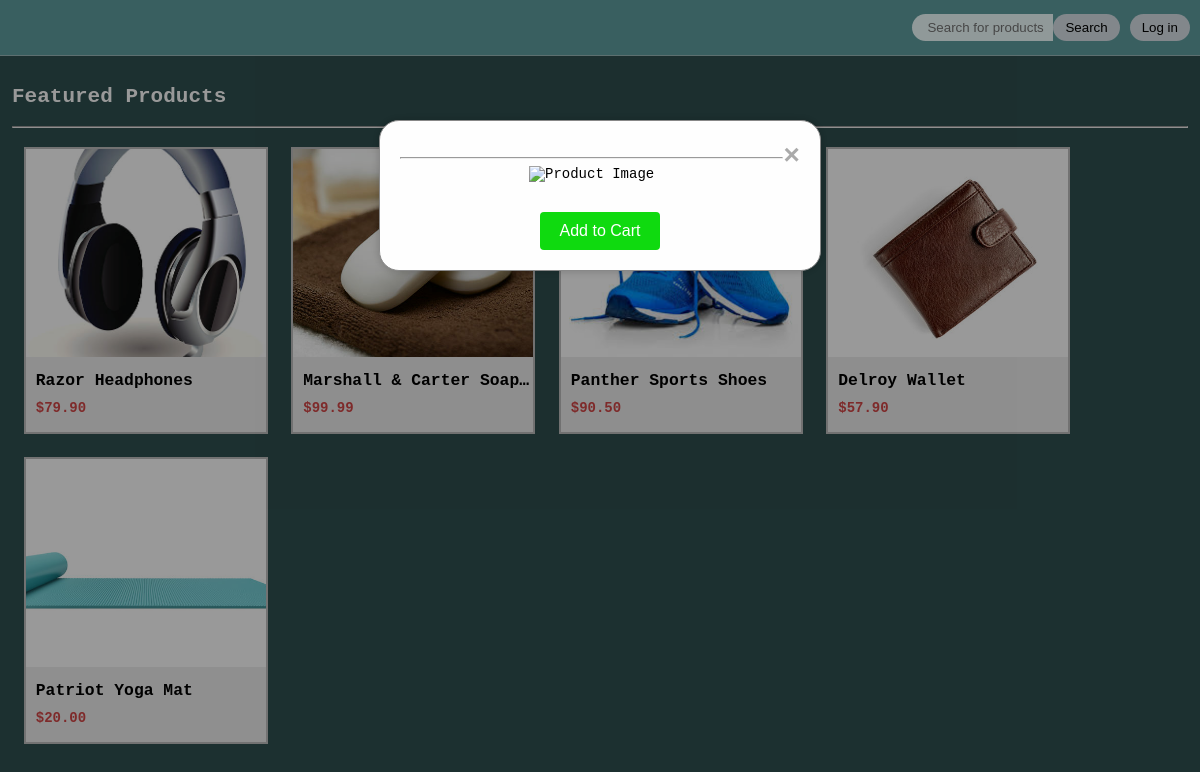
The app's page /frontend/index.php with its own data.
### tables this page shows
CREATE TABLE `products` (
	`product_id`	int NOT NULL AUTO_INCREMENT,
	`name`	varchar(50) NOT NULL,
	`price`	decimal(4,2) NOT NULL,
	`picture`	varchar(100) NOT NULL,
	`description`	varchar(500) NOT NULL,
	PRIMARY KEY(`product_id`)
);

### frontend/index.php (the view, shortened to what this page needs)
<?php
include "./sql_con.php";
?>
<!DOCTYPE html>
<html lang="en">
<head>
    <link rel="stylesheet" type="text/css" href="./design.css">
    <link rel="stylesheet" type="text/css" href="./homepage.css">
</head>
<body>
    <?php include "./navbar.php"; ?>
    <section class="product-container">
        <h1>Featured Products</h1><hr>
        <?php
        function getAllProducts()
        {
            global $con;
            $query = $con->prepare("SELECT * FROM `products`");
            if ($query->execute()) {
                $query->bind_result($product_id, $name, $price, $picture, $description);
                $query->store_result();
                while ($query->fetch()) {
                    echo '<div class="cell" data-product-id="' . $product_id . '"  data-description="' . $description . '"><div class="product"><img src="./productimages/' . $picture . '" alt="Image of ' . $name . '"><div class="product-details"><h3>' . $name . '</h3><p>$' . $price . '</p><br>';
                    echo '</div></div></div></div>';
                }
            } else {
                echo "Error executing query.";
            }
        }
        try {
            if (isset($_POST["search_query"])) {
                if ($_POST["search_query"] == null) {
                    getAllProducts();
                } else {
                    $search_query = $_POST["search_query"];
                    $query = "SELECT * FROM `products` WHERE `name` LIKE '%$search_query%'";
                    $result = mysqli_query($con, $query);
                    if ($result) {
                        while ($row = mysqli_fetch_assoc($result)) {
                            $product_id = $row['product_id'];
                            $name = $row['name'];
                            $price = $row['price'];
                            $picture = $row['picture'];
                            $description = $row['description'];
                            echo '<div class="cell" data-product-id="' . $product_id . '"  data-description="' . $description . '"><div class="product"><img src="./productimages/' . $picture . '" alt="Image of ' . $name . '"><div class="product-details"><h3>' . $name . '</h3><p>$' . $price . '</p><br>';
                            if (isset($_SESSION["user_id"])) {
                                echo '<a href="/cart/addtoCart.php?product_id=' . $product_id . '" class="cell-btn">Add to cart</a>';
                            }
                            echo '</div></div></div></div>';
                        }
                    } else {
                        echo "Error executing query.";
                    }
                }
            } else {
                throw new Exception("No searches made");
            }
        } catch (\Throwable $th) {
            getAllProducts();
        }
        ?>
    </section>
    <div id="myModal" class="modal">
        <div class="modal-content">
            <span class="close">&times;</span>
            <div class="product-details">
                <h3 id="product-name"></h3><hr>
                <div class="product-image">
                    <img id="product-image" alt="Product Image">
                </div>
                <button class="add-to-cart-btn">Add to Cart</button>
            </div>
        </div>
    </div>
</body>
</html>

### frontend/navbar.php (shortened to what this page needs)
<div id="navbar">
    <div>
        <?php
        if (!isset($_SESSION["privilege"])) {
            echo '<a href="./login/index.php"><button class="navbarbutton">Log in</button></a>';
        }
        ?>
        <form action="/" method="post">
            <button class="navbarbutton" type="submit">Search</button>
            <input type="text" id="navbar_search" name="search_query" placeholder="Search for products">
        </form>
    </div>
</div>

### frontend/design.css (style rules this page uses)
body { color: white; background-color: darkslategray; margin: 0%; font-family: 'Courier New', monospace; font-size: 14px; }
#navbar { min-width: 100%; min-height: 10%; border-bottom: 1px solid rgba(211, 211, 211, 0.512); background-color: cadetblue; text-align: left; padding-bottom: 1em; padding-top: 1em; overflow: auto; }
.navbarbutton { border-radius: 20px; border: none; padding: 6px 1vw; margin-right: 10px; float: right; width: fit-content; align-items: center; justify-content: center; }
#navbar_search { border: none; border-top-left-radius: 20px; border-bottom-left-radius: 20px; padding: 6px; padding-left: 15px; background-color: azure; margin-left: 2px; float: right; width: 10%; transition: 0.3s; }
button, .button, select { border-radius: 20px; padding: 6px; background-color: #D8E1E7; transition: 0.2s linear; }

### frontend/homepage.css (style rules this page uses)
.product-container { padding: 1%; }
.cell { border: solid 2px rgb(189, 189, 189); display: flex; color: black; background: rgb(237, 237, 237); width: 20vw; min-width: 200px; max-width: 350px; transition: 0.3s; float: left; margin: 1%; overflow: hidden; }
.product>img { height: 13rem; width: 100%; object-fit: cover; margin-bottom: 10px; }
.product { width: 100%; }
.product h3 { margin: 0 0 0 10px; text-overflow: ellipsis; overflow: hidden; white-space: nowrap; }
.product p { margin: 10px 0 0 10px; font-weight: bold; color: rgb(210, 70, 70); }
.modal { position: fixed; z-index: 1; left: 0; top: 0; width: 100%; height: 100%; overflow: auto; background-color: rgba(0, 0, 0, 0.4); }
.modal-content { color: black; background-color: #fefefe; margin: 10% auto; padding: 20px; border: 1px solid #888; max-width: 400px; box-shadow: 0 0 10px rgba(0, 0, 0, 0.2); border-radius: 20px; }
.modal-content .close { color: #aaa; float: right; font-size: 28px; font-weight: bold; cursor: pointer; }
.modal-content .product-details { text-align: center; }
.modal-content .product-image { text-align: center; }
.modal-content .product-image img { max-width: 100%; max-height: 200px; margin-bottom: 10px; }
.modal-content .add-to-cart-btn { background-color: rgb(15, 218, 15); color: white; border: none; padding: 10px 20px; text-align: center; text-decoration: none; display: inline-block; font-size: 16px; cursor: pointer; border-radius: 4px; }

### records on screen
products: picture (picture), name "Razor Headphones", price "79.90"
products: name "Marshall & Carter Soap…", price "99.99"
products: name "Panther Sports Shoes", price "90.50"
products: picture (picture), name "Delroy Wallet", price "57.90"
products: picture (picture), name "Patriot Yoga Mat", price "20.00"
